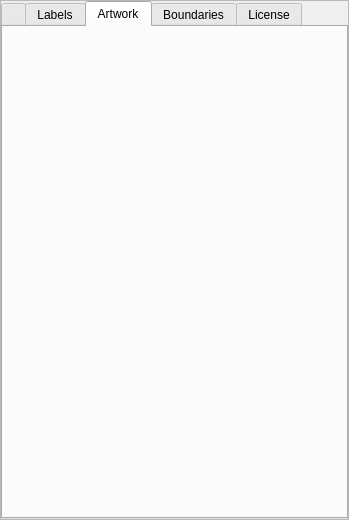
<?xml version="1.0" encoding="UTF-8"?>
<ui version="4.0">
 <class>scmEditorDialog</class>
 <widget class="QWidget" name="scmEditorDialog">
  <property name="geometry">
   <rect>
    <x>0</x>
    <y>0</y>
    <width>349</width>
    <height>520</height>
   </rect>
  </property>
  <property name="styleSheet">
   <string notr="true"/>
  </property>
  <layout class="QVBoxLayout" name="verticalLayout">
   <property name="spacing">
    <number>0</number>
   </property>
   <property name="leftMargin">
    <number>0</number>
   </property>
   <property name="topMargin">
    <number>0</number>
   </property>
   <property name="rightMargin">
    <number>0</number>
   </property>
   <property name="bottomMargin">
    <number>0</number>
   </property>
   <item>
    <widget class="TitleBar" name="titleBar">
     <property name="title" stdset="0">
      <string>Sky Culture Maker</string>
     </property>
    </widget>
   </item>
   <item>
    <widget class="QFrame" name="Content">
     <property name="sizePolicy">
      <sizepolicy hsizetype="Preferred" vsizetype="Minimum">
       <horstretch>0</horstretch>
       <verstretch>0</verstretch>
      </sizepolicy>
     </property>
     <property name="frameShape">
      <enum>QFrame::StyledPanel</enum>
     </property>
     <layout class="QGridLayout" name="gridLayout_2">
      <property name="leftMargin">
       <number>0</number>
      </property>
      <property name="topMargin">
       <number>0</number>
      </property>
      <property name="rightMargin">
       <number>0</number>
      </property>
      <property name="bottomMargin">
       <number>0</number>
      </property>
      <property name="spacing">
       <number>0</number>
      </property>
      <item row="0" column="0">
       <widget class="QTabWidget" name="tabs">
        <property name="currentIndex">
         <number>2</number>
        </property>
        <property name="iconSize">
         <size>
          <width>32</width>
          <height>32</height>
         </size>
        </property>
        <widget class="QWidget" name="Draw">
         <attribute name="icon">
          <iconset resource="../../resources/SkyCultureMaker.qrc">
           <normaloff>:/SkyCultureMaker/bt_LineDraw_Off.png</normaloff>
           <normalon>:/SkyCultureMaker/bt_LineDraw_On.png</normalon>:/SkyCultureMaker/bt_LineDraw_Off.png</iconset>
         </attribute>
         <attribute name="title">
          <string/>
         </attribute>
        </widget>
        <widget class="QWidget" name="Label">
         <attribute name="title">
          <string>Labels</string>
         </attribute>
        </widget>
        <widget class="QWidget" name="Artwork">
         <attribute name="title">
          <string>Artwork</string>
         </attribute>
        </widget>
        <widget class="QWidget" name="Boundaries">
         <attribute name="title">
          <string>Boundaries</string>
         </attribute>
        </widget>
        <widget class="QWidget" name="License">
         <attribute name="title">
          <string>License</string>
         </attribute>
        </widget>
       </widget>
      </item>
     </layout>
    </widget>
   </item>
  </layout>
 </widget>
 <customwidgets>
  <customwidget>
   <class>TitleBar</class>
   <extends>QFrame</extends>
   <header location="global">Dialog.hpp</header>
   <container>1</container>
  </customwidget>
 </customwidgets>
 <resources>
  <include location="../../resources/SkyCultureMaker.qrc"/>
 </resources>
 <connections/>
</ui>
